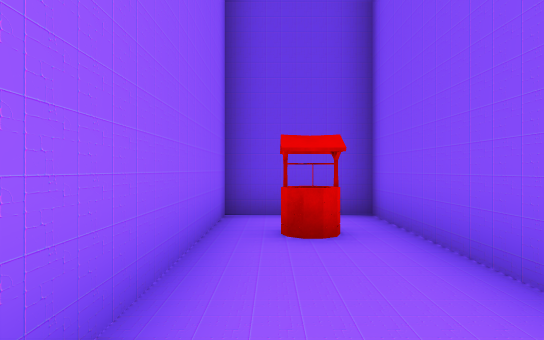
View 1 (above)

20 first-person views from a walk through a Unity game level. The camera is 1.4 m above the floor, looks level and sees 70° across. The floor is counted in squares, 1.89 m on a side. Each view is taken from the middle of a square. On the plan, view 1 faces up. The plan holds only what a view shows up to about 12 squares ahead; the rest is blank. The place goes on beyond the plan. The player character is not drawn.

View 2
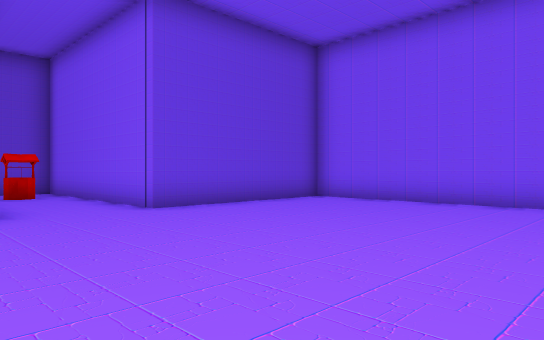

View 3
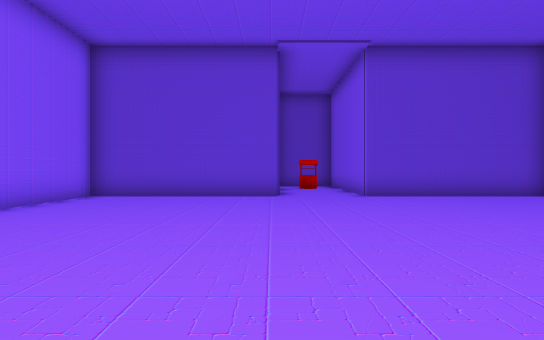

View 4
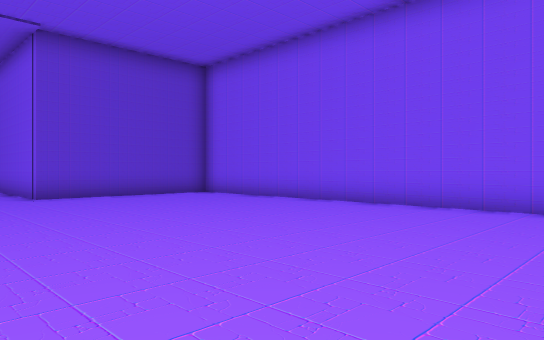

View 5
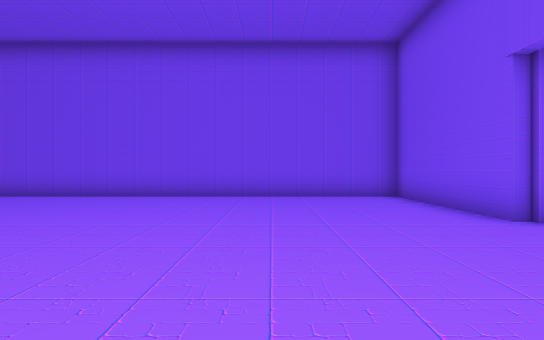

View 6
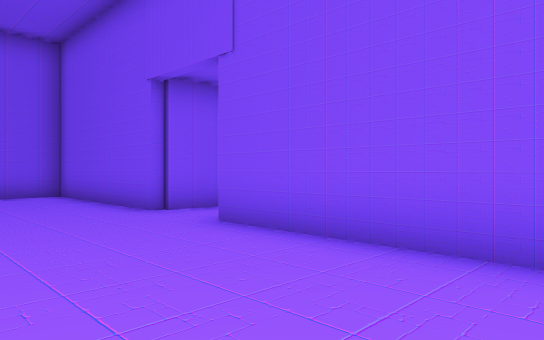

View 7
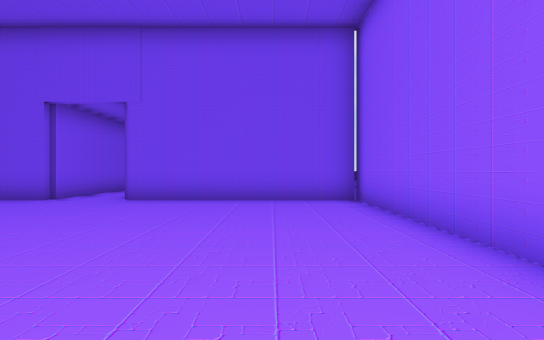

View 8
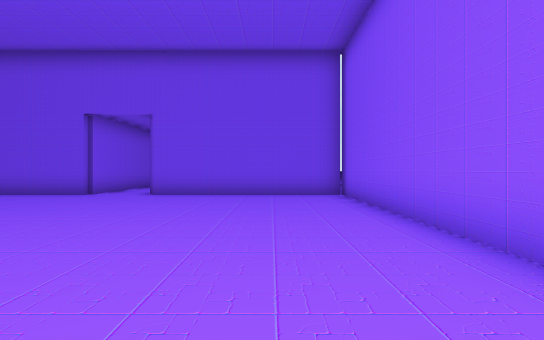

View 9
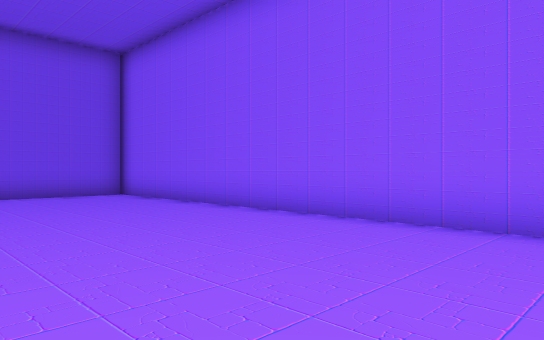

View 10
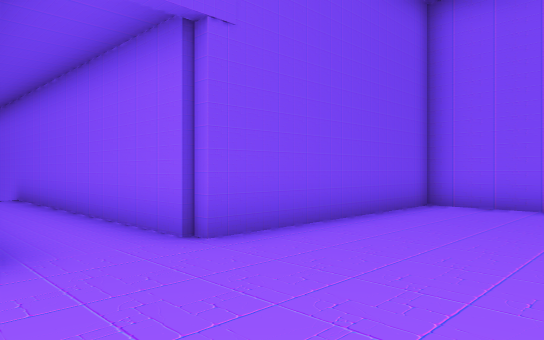

View 11
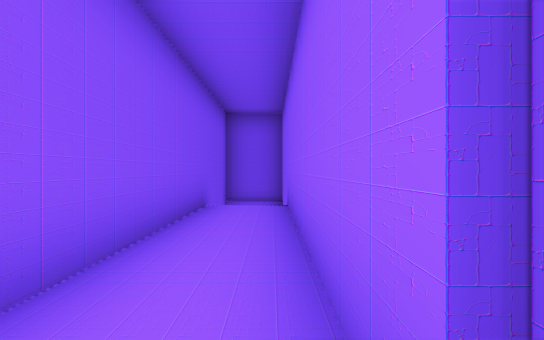

View 12
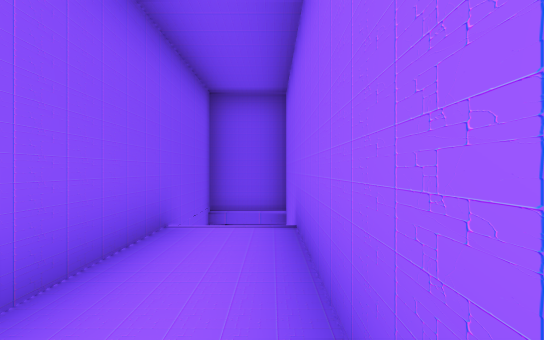

View 13
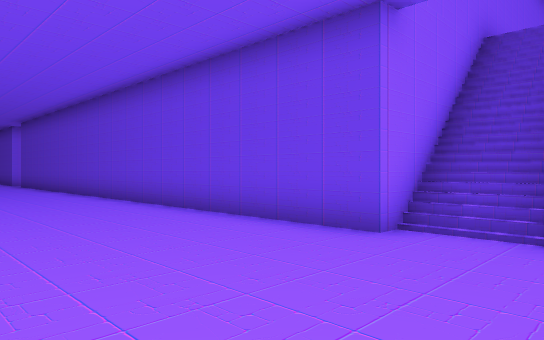

View 14
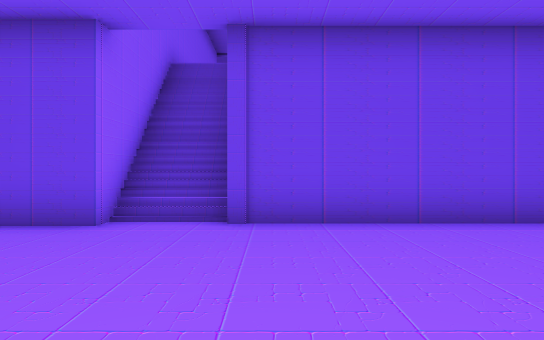

View 15
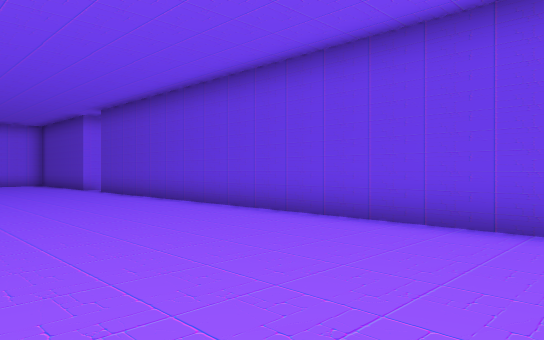

View 16
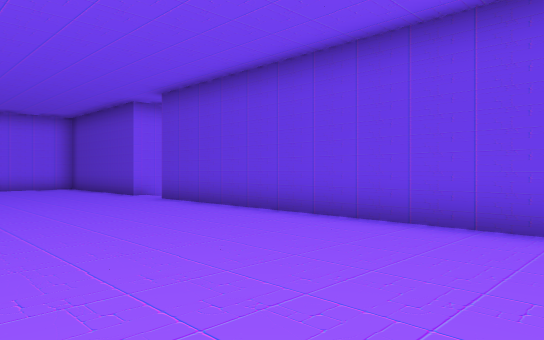

View 17
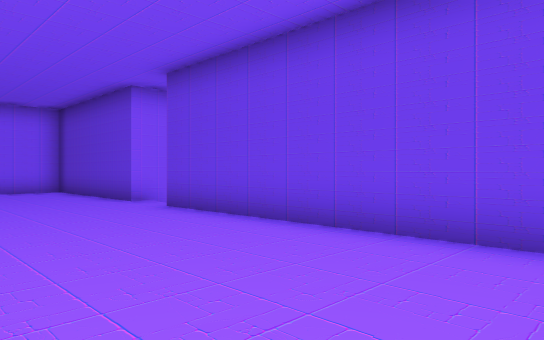

View 18
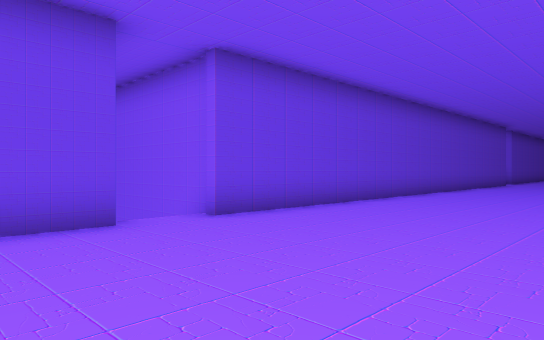

View 19
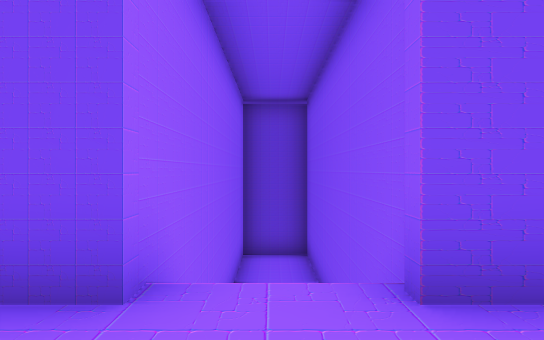

View 20
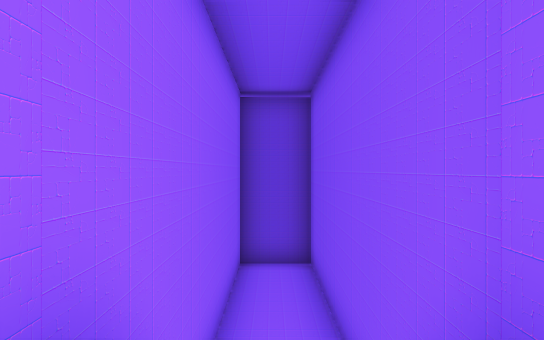

### Floor plan
Key: @ floor where view 1 was taken; # wall or solid block; . main floor; - floor 6 m lower than the main floor; _ floor 9.25 m lower than the main floor; / step, stairs or slope; W well.
Columns run from 21 left of view 1 to 7 right of it. Each row starts with its distance up from view 1.
  7                     ####
  6                     #..#
  5                     #..#
  4                     #W.#
  3                     #..#
  2                     #..#
  1                     #..#
  0                ######@.######
 -1                #............#
 -2                #............#
 -3                #............#
 -4                #............#
 -5                #............#
 -6                #............#
 -7                #............#
 -8                #............#
 -9                #............#
-10                #............#
-11                #............#
-12                #............#
-13                #............#
-14                #............#
-15                ######..######
-16                     #..#
-17   ###               #..#
-18   #_#               #..#
-19   #_#               #..#
-20   #_#               #..#
-21   #_#               #..#
-22   # #               #//#
-23   # #               #//#
-24   # #               #//#
-25   #/#               #//#####
-26 ###-#################-------
-27 ---------------------------
-28 --------------------------
-29 --------------------------
-30  ----------------   -- -
-31 - --      -- --- -     -

Where each view was taken, in squares from view 1:
view 1: 0 up, 0 right, facing up
view 2: 7 down, 2 left, facing up-right
view 3: 11 down, 1 left, facing up
view 4: 11 down, 1 left, facing up-right
view 5: 11 down, 4 left, facing right
view 6: 11 down, 5 left, facing down-right
view 7: 5 down, 4 left, facing down
view 8: 3 down, 4 left, facing down
view 9: 3 down, 1 left, facing down-left
view 10: 11 down, 2 right, facing down-left
view 11: 14 down, 0 right, facing down
view 12: 17 down, 0 right, facing down
view 13: 30 down, 2 right, facing up-left
view 14: 31 down, 2 right, facing up
view 15: 31 down, 4 left, facing up-left
view 16: 31 down, 8 left, facing up-left
view 17: 30 down, 10 left, facing up-left
view 18: 31 down, 21 left, facing up-right
view 19: 28 down, 18 left, facing up
view 20: 27 down, 18 left, facing up
